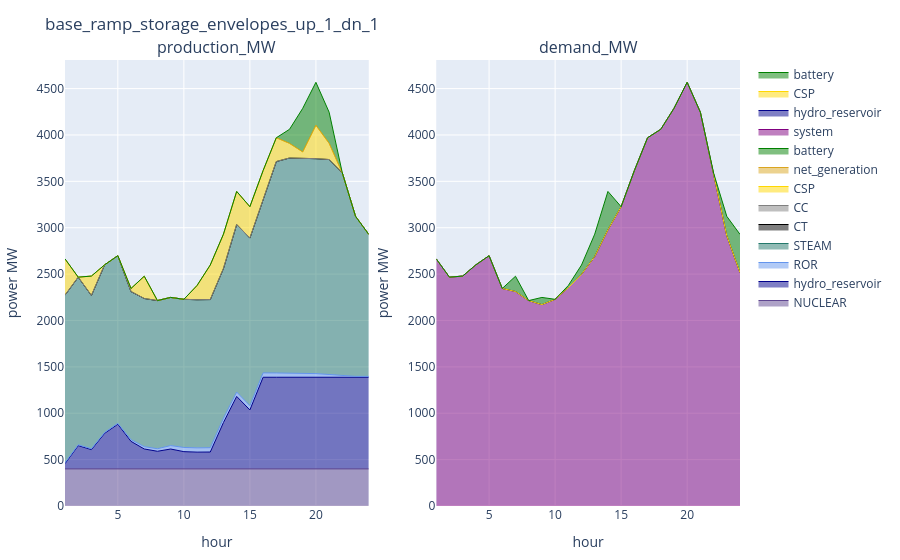

Write notebook code for a chart like this one.
### Markdown cell above
### UC

### Code cell
config_ = config_1
supply_uc_ = supply_uc[(supply_uc.configuration .== config_) .& (supply_uc.day .== day_), :]
demand_uc_ = demand_uc[(demand_uc.configuration .== config_) .& (demand_uc.day .== day_), :]
reserve_uc_ = reserve_uc[(reserve_uc.configuration .== config_) .& (reserve_uc.day .== day_), :]
plot_supply_demand(supply_uc_, demand_uc_, string(config_))

### Figure 1 — Plotly figure (JSON) as saved in the notebook; plotly's stock layout.template omitted (floating-point values rounded to 4 significant figures)
{"data": [{"line": {"color": "rgba(95, 70, 144, 1)", "shape": "line", "width": 1}, "mode": "lines", "name": "NUCLEAR", "stackgroup": "one", "type": "scatter", "x": [1, 2, 3, 4, 5, 6, 7, 8, 9, 10, 11, 12, 13, 14, 15, 16, 17, 18, 19, 20, 21, 22, 23, 24], "xaxis": "x1", "y": [400, 400, 400, 400, 400, 400, 400, 400, 400, 400, 400, 400, 400, 400, 400, 400, 400, 400, 400, 400, 400, 400, 400, 400], "yaxis": "y1"}, {"line": {"color": "darkblue", "shape": "line", "width": 1}, "mode": "lines", "name": "hydro_reservoir", "stackgroup": "one", "type": "scatter", "x": [1, 2, 3, 4, 5, 6, 7, 8, 9, 10, 11, 12, 13, 14, 15, 16, 17, 18, 19, 20, 21, 22, 23, 24], "xaxis": "x1", "y": [56.51, 250.6, 208, 383.4, 481.8, 296.9, 214.7, 190.1, 214.3, 185.9, 180.7, 182.0, 500.3, 781.2, 635.4, 988, 988, 988, 988, 988, 988, 988, 988, 988], "yaxis": "y1"}, {"line": {"color": "cornflowerblue", "shape": "line", "width": 1}, "mode": "lines", "name": "ROR", "stackgroup": "one", "type": "scatter", "x": [1, 2, 3, 4, 5, 6, 7, 8, 9, 10, 11, 12, 13, 14, 15, 16, 17, 18, 19, 20, 21, 22, 23, 24], "xaxis": "x1", "y": [9.5, 9.3, 9.5, 9.5, 9.5, 17.9, 25.5, 27.4, 37.2, 45.3, 46.1, 46.7, 46.5, 46.9, 46.3, 47.1, 46.3, 46.5, 46.9, 39.3, 30.0, 18.3, 9.3, 9.3], "yaxis": "y1"}, {"line": {"color": "rgba(36, 121, 108, 1)", "shape": "line", "width": 1}, "mode": "lines", "name": "STEAM", "stackgroup": "one", "type": "scatter", "x": [1, 2, 3, 4, 5, 6, 7, 8, 9, 10, 11, 12, 13, 14, 15, 16, 17, 18, 19, 20, 21, 22, 23, 24], "xaxis": "x1", "y": [1807.0, 1807.0, 1652.0, 1807.0, 1807.0, 1597.0, 1597.0, 1597.0, 1597.0, 1597.0, 1597.0, 1597.0, 1615.0, 1807.0, 1807.0, 1874.0, 2279.0, 2317, 2317, 2317, 2317, 2184.0, 1726.0, 1531], "yaxis": "y1"}, {"line": {"color": "black", "shape": "line", "width": 1}, "mode": "lines", "name": "CT", "stackgroup": "one", "type": "scatter", "x": [1, 2, 3, 4, 5, 6, 7, 8, 9, 10, 11, 12, 13, 14, 15, 16, 17, 18, 19, 20, 21, 22, 23, 24], "xaxis": "x1", "y": [0, 0, 0, 0, 0, 0, 0, 0, 0, 0, 0, 0, 0, 0, 0, 0, 0, 0, 0, 0, 0, 0, 0, 0], "yaxis": "y1"}, {"line": {"color": "grey", "shape": "line", "width": 1}, "mode": "lines", "name": "CC", "stackgroup": "one", "type": "scatter", "x": [1, 2, 3, 4, 5, 6, 7, 8, 9, 10, 11, 12, 13, 14, 15, 16, 17, 18, 19, 20, 21, 22, 23, 24], "xaxis": "x1", "y": [0, 0, 0, 0, 0, 0, 0, 0, 0, 0, 0, 0, 0, 0, 0, 0, 0, 0, 0, 0, 0, 0, 0, 0], "yaxis": "y1"}, {"line": {"color": "gold", "shape": "line", "width": 1}, "mode": "lines", "name": "CSP", "stackgroup": "one", "type": "scatter", "x": [1, 2, 3, 4, 5, 6, 7, 8, 9, 10, 11, 12, 13, 14, 15, 16, 17, 18, 19, 20, 21, 22, 23, 24], "xaxis": "x1", "y": [391, 0, 209, 0, 0, 33.19, 239.7, 0, 0, 0, 153.6, 372.4, 369.6, 356.1, 338.1, 306.7, 256.4, 157.8, 65.24, 359.9, 174.8, 0, 0, 0], "yaxis": "y1"}, {"line": {"color": "goldenrod", "shape": "line", "width": 1}, "mode": "lines", "name": "net_generation", "stackgroup": "one", "type": "scatter", "x": [1, 2, 3, 4, 5, 6, 7, 8, 9, 10, 11, 12, 13, 14, 15, 16, 17, 18, 19, 20, 21, 22, 23, 24], "xaxis": "x1", "y": [0, 0, 0, 0, 0, 0, 0, 0, 0, 0, 0, 0, 0, 0, 0, 0, 0, 0, 0, 0, 0, 0, 0, 0], "yaxis": "y1"}, {"line": {"color": "green", "shape": "line", "width": 1}, "mode": "lines", "name": "battery", "stackgroup": "one", "type": "scatter", "x": [1, 2, 3, 4, 5, 6, 7, 8, 9, 10, 11, 12, 13, 14, 15, 16, 17, 18, 19, 20, 21, 22, 23, 24], "xaxis": "x1", "y": [0, 0, 0, 0, 0, 0, 0, 0, 0, 0, 0, 0, 0, 0, 0, 0, 0, 151.5, 470, 463.5, 335.3, 0, 0, 0], "yaxis": "y1"}, {"line": {"color": "purple", "shape": "line", "width": 1}, "mode": "lines", "name": "system", "stackgroup": "one", "type": "scatter", "x": [1, 2, 3, 4, 5, 6, 7, 8, 9, 10, 11, 12, 13, 14, 15, 16, 17, 18, 19, 20, 21, 22, 23, 24], "xaxis": "x2", "y": [2664.0, 2467.0, 2479.0, 2600.0, 2698.0, 2345.0, 2312.0, 2214.0, 2171.0, 2228.0, 2353.0, 2497.0, 2689.0, 2977.0, 3227.0, 3616.0, 3970.0, 4061.0, 4287.0, 4568.0, 4245.0, 3561.0, 2913.0, 2516.0], "yaxis": "y2"}, {"line": {"color": "darkblue", "shape": "line", "width": 1}, "mode": "lines", "name": "hydro_reservoir", "stackgroup": "one", "type": "scatter", "x": [1, 2, 3, 4, 5, 6, 7, 8, 9, 10, 11, 12, 13, 14, 15, 16, 17, 18, 19, 20, 21, 22, 23, 24], "xaxis": "x2", "y": [0, 0, 0, 0, 0, 0, 0, 0, 0, 0, 0, 0, 0, 0, 0, 0, 0, 0, 0, 0, 0, 0, 0, 0], "yaxis": "y2"}, {"line": {"color": "gold", "shape": "line", "width": 1}, "mode": "lines", "name": "CSP", "stackgroup": "one", "type": "scatter", "x": [1, 2, 3, 4, 5, 6, 7, 8, 9, 10, 11, 12, 13, 14, 15, 16, 17, 18, 19, 20, 21, 22, 23, 24], "xaxis": "x2", "y": [0, 0, 0, 0, 0, 0, 0, 0, 0, 0, 0, 0, 0, 0, 0, 0, 0, 0, 0, 0, 0, 0, 0, 0], "yaxis": "y2"}, {"line": {"color": "green", "shape": "line", "width": 1}, "mode": "lines", "name": "battery", "stackgroup": "one", "type": "scatter", "x": [1, 2, 3, 4, 5, 6, 7, 8, 9, 10, 11, 12, 13, 14, 15, 16, 17, 18, 19, 20, 21, 22, 23, 24], "xaxis": "x2", "y": [0, 0, 0, 0, 0, 0, 165.0, 0, 77.65, 0, 24.02, 100.6, 241.5, 414.4, 0, 0, 0, 0, 0, 0, 0, 29.42, 210.3, 411.9], "yaxis": "y2"}], "layout": {"annotations": [{"font": {"size": 16}, "showarrow": false, "text": "production_MW", "x": 0.225, "xanchor": "center", "xref": "paper", "y": 1, "yanchor": "bottom", "yref": "paper"}, {"font": {"size": 16}, "showarrow": false, "text": "demand_MW", "x": 0.775, "xanchor": "center", "xref": "paper", "y": 1, "yanchor": "bottom", "yref": "paper"}], "margin": {"b": 50, "l": 50, "r": 50, "t": 60}, "title": "base_ramp_storage_envelopes_up_1_dn_1", "xaxis1": {"anchor": "y1", "domain": [0, 0.45], "title": {"text": "hour"}}, "xaxis2": {"anchor": "y2", "domain": [0.55, 1], "title": {"text": "hour"}}, "yaxis1": {"anchor": "x1", "domain": [0, 1], "title": {"text": "power MW"}}, "yaxis2": {"anchor": "x2", "domain": [0, 1], "title": {"text": "power MW"}}}}
